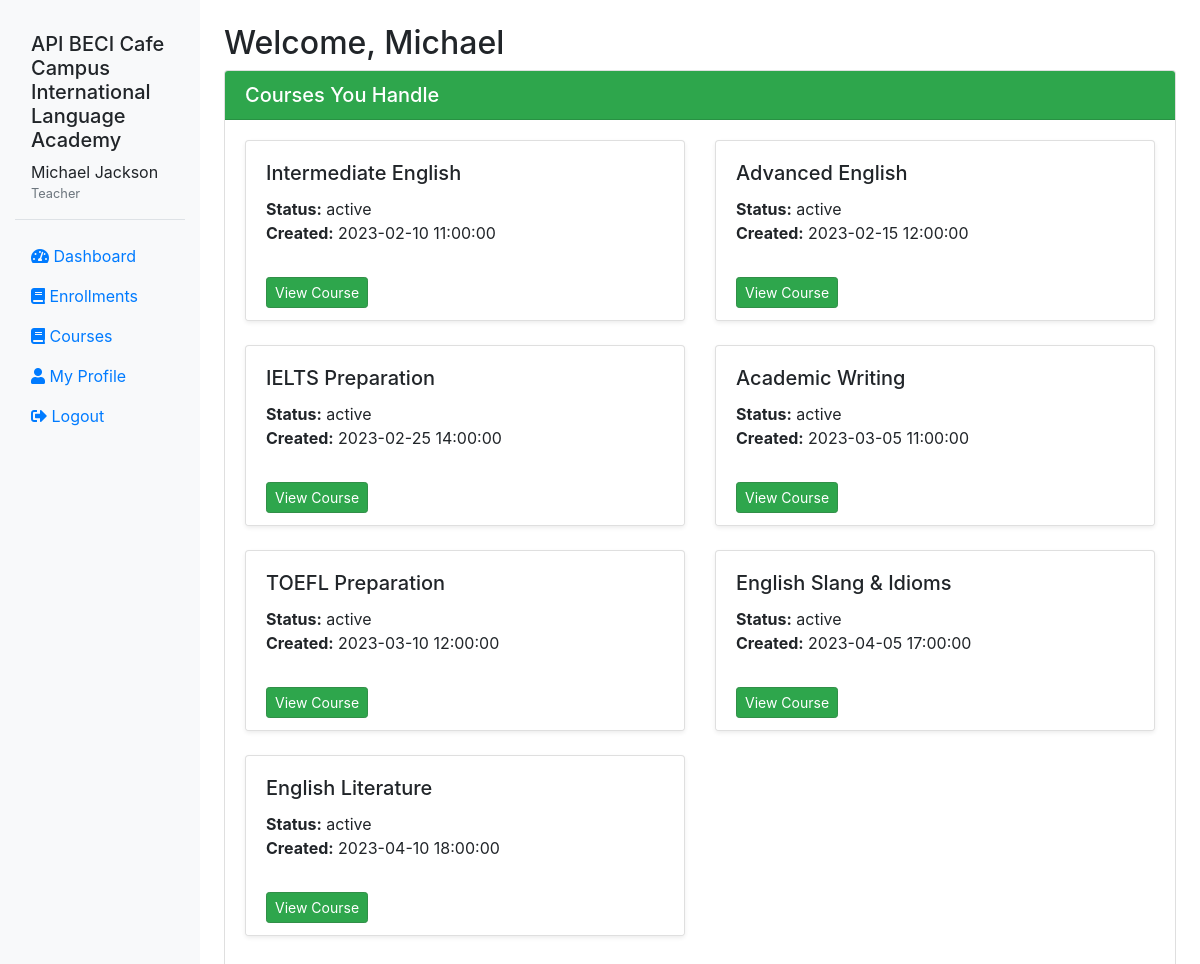
/teacher/index.php (signed in), run on an earlier commit of the app's database.
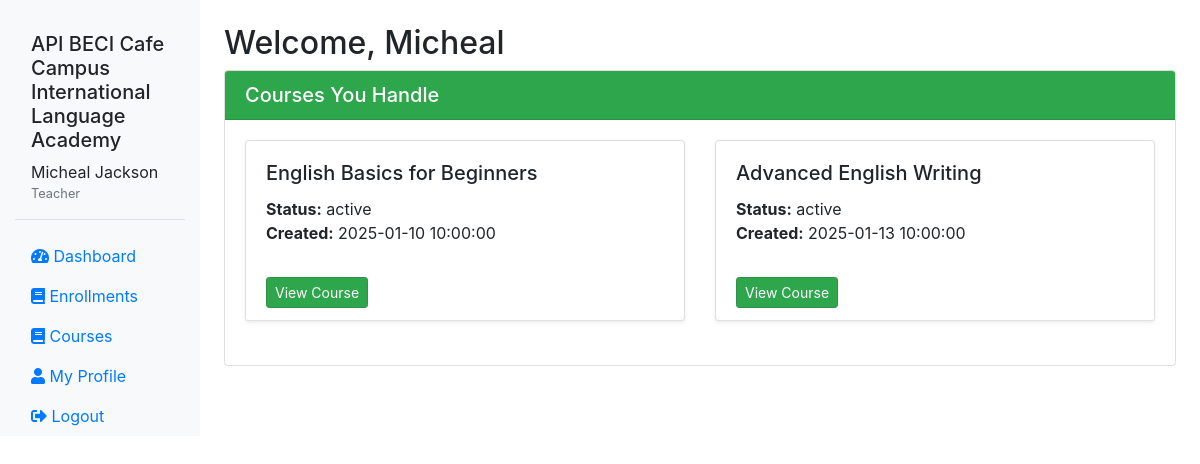
And on a later commit of the database.
### tables this page shows
CREATE TABLE `users` (
  `user_id` int(11) NOT NULL,
  `username` varchar(50) NOT NULL,
  `password` varchar(255) NOT NULL,
  `email` varchar(100) NOT NULL,
  `first_name` varchar(50) NOT NULL,
  `last_name` varchar(50) NOT NULL,
  `role` enum('admin','teacher','student','librarian') NOT NULL,
  `profile_picture` varchar(255) DEFAULT NULL,
  `bio` text DEFAULT NULL,
  `date_registered` datetime DEFAULT current_timestamp(),
  `last_login` datetime DEFAULT NULL,
  `status` enum('active','inactive','suspended') DEFAULT 'active',
  `reset_token` varchar(255) DEFAULT NULL,
  `reset_expires` datetime DEFAULT NULL
);

CREATE TABLE `courses` (
  `course_id` int(11) NOT NULL,
  `course_code` varchar(20) NOT NULL,
  `title` varchar(100) NOT NULL,
  `description` text DEFAULT NULL,
  `level` enum('beginner','elementary','intermediate','upper-intermediate','advanced','proficiency') NOT NULL,
  `credits` int(11) DEFAULT 1,
  `duration` int(11) DEFAULT NULL COMMENT 'Duration in weeks',
  `creator_id` int(11) NOT NULL COMMENT 'Teacher who created the course',
  `status` enum('active','inactive') DEFAULT 'active' COMMENT 'If inactive, only visible to creator',
  `created_at` datetime DEFAULT current_timestamp(),
  `updated_at` datetime DEFAULT NULL ON UPDATE current_timestamp()
);

### includes/auth.php (called while the page is built, shortened)
<?php
require_once 'db.php';
require_once 'functions.php';
class Auth {
    public static function isLoggedIn() {
        return isset($_SESSION['user_id']);
    }
    public static function getCurrentUser() {
        $sql = "SELECT * FROM users WHERE user_id = :user_id";
        $user = db()->fetch($sql, ['user_id' => $_SESSION['user_id']]);
        if ($user) {
            unset($user['password']);
        }
        return $user;
    }
    public static function hasRole($roles) {
        $user = self::getCurrentUser();
        return $user['role'] === $roles;
    }
}

### includes/db.php (called while the page is built, shortened)
<?php
class Database {
    private $conn;
    private static $instance = null;
    private function __construct() {
        try {
            $this->conn = new PDO(
                "mysql:host=" . DB_HOST . ";dbname=" . DB_NAME . ";charset=utf8",
                DB_USER,
                DB_PASS,
                [
                    PDO::ATTR_ERRMODE => PDO::ERRMODE_EXCEPTION,
                    PDO::ATTR_DEFAULT_FETCH_MODE => PDO::FETCH_ASSOC,
                    PDO::ATTR_EMULATE_PREPARES => true
                ]
            );
        } catch (PDOException $e) {
            if (DEBUG_MODE) {
                die("Database Connection Error: " . $e->getMessage());
            } else {
                die("Database connection failed. Please try again later.");
            }
        }
    }
    public static function getInstance() {
        if (self::$instance === null) {
            self::$instance = new self();
        }
        return self::$instance;
    }
    public function query($sql, $params = []) {
        try {
            $stmt = $this->conn->prepare($sql);
            $stmt->execute($params);
            return $stmt;
        } catch (PDOException $e) {
            if (DEBUG_MODE) {
                die("Query Error: " . $e->getMessage() . " in query: " . $sql);
            } else {
                die("An error occurred while processing your request.");
            }
        }
    }
    public function fetch($sql, $params = []) {
        $stmt = $this->query($sql, $params);
        return $stmt->fetch();
    }
}
function db() {
    return Database::getInstance();
}

### includes/functions.php (called while the page is built, shortened)
<?php
require_once 'db.php';
require_once 'auth.php';
function formatDate($date, $format = 'Y-m-d H:i:s') {
    return date($format, strtotime($date));
}
function executeQueryAll($sql, $params = []) {
    $pdo = db()->getConnection();
    $stmt = $pdo->prepare($sql);
    $stmt->execute($params);
    return $stmt->fetchAll(PDO::FETCH_ASSOC);
}
?>

### teacher/index.php (the view, shortened to what the changed rows need)
<?php
require_once '../includes/db.php';
require_once '../includes/functions.php';
require_once '../includes/auth.php';
if (!Auth::isLoggedIn() || !Auth::hasRole('teacher')) {
    setFlashMessage('error', 'You do not have permission to access this page');
    redirect('../user/login.php');
}
$user = Auth::getCurrentUser();
$teacher_id = $user['user_id'];
$sql = "
SELECT DISTINCT c.*
FROM courses c
LEFT JOIN course_teachers ct ON ct.course_id = c.course_id
LEFT JOIN course_sharing cs ON cs.course_id = c.course_id
WHERE
    c.creator_id = :teacher_id
    OR ct.teacher_id = :teacher_id
    OR cs.shared_with_id = :teacher_id
";
$courses = executeQueryAll($sql, ['teacher_id' => $teacher_id]);
?>
<!DOCTYPE html>
<html lang="en">
<head>
    <link rel="stylesheet" href="https://stackpath.bootstrapcdn.com/bootstrap/4.5.2/css/bootstrap.min.css">
    <link rel="stylesheet" href="https://cdnjs.cloudflare.com/ajax/libs/font-awesome/5.15.1/css/all.min.css">
    <link rel="stylesheet" href="../public/assets/style.css">
</head>
<body>
    <div class="container-fluid">
        <div class="row">
            <?php include '../includes/sidebar.php'; ?>
            <main class="col-md-9 ms-sm-auto col-lg-10 px-md-4">
    <div class="mt-4">
        <h2>Welcome, <?= htmlspecialchars($user['first_name']) ?></h2>
        <div class="card mb-4">
            <div class="card-header bg-primary text-white">
            </div>
            <div class="card-body">
                <?php if (count($courses) > 0): ?>
                    <div class="row">
                        <?php foreach ($courses as $course): ?>
                            <div class="col-md-6 mb-4">
                                <div class="card shadow-sm h-100">
                                    <div class="card-body">
                                        <h5 class="card-title"><?= htmlspecialchars($course['title']) ?></h5>
                                        <p class="card-text">
                                            <strong>Status:</strong> <?= htmlspecialchars($course['status']) ?><br>
                                            <strong>Created:</strong> <?= formatDate($course['created_at']) ?>
                                        </p>
                                    </div>
                                    <div class="card-footer text-end bg-white border-top-0">
                                        <a href="viewCourse.php?id=<?= $course['course_id'] ?>" class="btn btn-primary btn-sm">
                                            View Course
                                        </a>
                                    </div>
                                </div>
                            </div>
                        <?php endforeach; ?>
                    </div>
                <?php else: ?>
                    <p class="text-muted">You don't have any courses yet.</p>
                <?php endif; ?>
            </div>
        </div>
    </div>
</main>
        </div>
    </div>
</body>
</html>

### includes/sidebar.php (shortened to what the changed rows need)
<?php
$user = Auth::getCurrentUser();
?>
<nav id="sidebar" class="col-md-3 col-lg-2 d-md-block bg-light sidebar collapse">
    <div class="position-sticky pt-3">
        <div class="sidebar-header p-3 mb-3 border-bottom">
            <div class="user-info">
                <div>
                    <?php echo $user['first_name'] . ' ' . $user['last_name']; ?>
                    <small class="d-block text-muted"><?php echo ucfirst($user['role']); ?></small>
                </div>
            </div>
        </div>
    </div>
</nav>

What changed in the data, as far as the page shows it:
no longer on this page (row edited): courses: title "Intermediate English", status "active", created_at "2023-02-10 11:00:00"
no longer on this page (row edited): courses: title "Advanced English", status "active", created_at "2023-02-15 12:00:00"
no longer on this page (row edited): courses: title "IELTS Preparation", status "active", created_at "2023-02-25 14:00:00"
removed courses: title "Academic Writing", status "active", created_at "2023-03-05 11:00:00"
removed courses: title "TOEFL Preparation", status "active", created_at "2023-03-10 12:00:00"
removed courses: title "English Slang & Idioms", status "active", created_at "2023-04-05 17:00:00"
removed courses: title "English Literature", status "active", created_at "2023-04-10 18:00:00"
changed users "Jackson": first_name "Michael" → "Micheal"
now on this page (row edited): courses: title "English Basics for Beginners", status "active", created_at "2025-01-10 10:00:00"
now on this page (row edited): courses: title "Advanced English Writing", status "active", created_at "2025-01-13 10:00:00"
